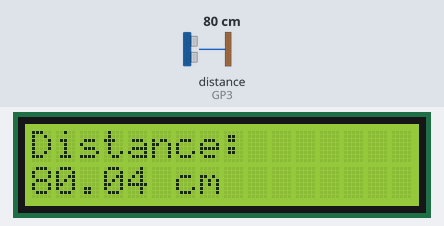
Simulated run of this program. Board: Raspberry Pi Pico running MicroPython. Parts: 16×2 character LCD. Inputs (shaded band) come from the test bench; at power-on: distance to the obstacle (sensor on GP3) 80 cm. The echo pulse lasts 58.3 µs per cm; library files of the repository ran but are not shown: i2c_lcd.py; what the program prints to the serial console is not drawn.

Above: at 1.2 s.
1.3 s: distance to the obstacle (sensor on GP3) set to 2 cm
At 2.9 s:
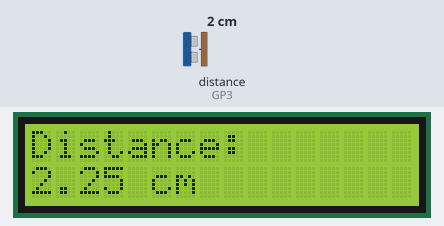
5.4 s: distance to the obstacle (sensor on GP3) set to 4 cm
At 6.7 s:
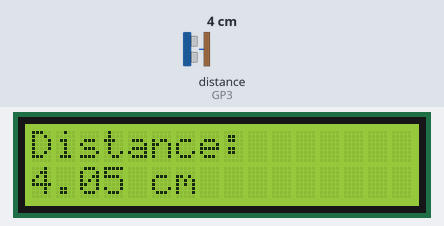
8.7 s: distance to the obstacle (sensor on GP3) set to 9 cm
At 9.6 s:
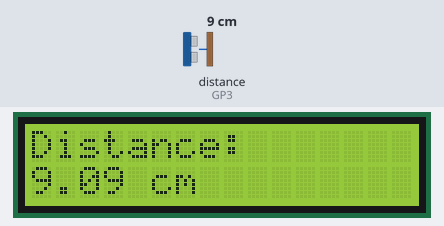
Timing chart, 0 to 11.7 s (numbered marks = the images above; inputs shaded):
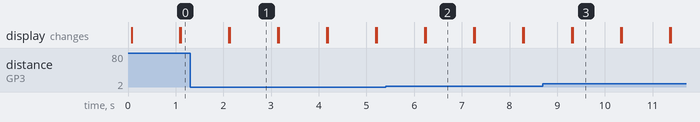

The program:

I2C_text_ultrasonic.py
```python
import time
from machine import Pin, I2C
from i2c_lcd import I2cLcd

# Define I2C pins and address
I2C_ADDR = 0x27
i2c = I2C(0, sda=Pin(4), scl=Pin(5), freq=400000)

# Initialize the LCD
lcd = I2cLcd(i2c, I2C_ADDR, 2, 16)

# Define pins for the ultrasonic sensor
trigger = Pin(2, Pin.OUT)
echo = Pin(3, Pin.IN)

def get_distance():
    # Send a 10us pulse to trigger the measurement
    trigger.low()
    time.sleep_us(2)
    trigger.high()
    time.sleep_us(10)
    trigger.low()

    # Measure the time for the echo signal
    while echo.value() == 0:
        pulse_start = time.ticks_us()
    while echo.value() == 1:
        pulse_end = time.ticks_us()

    pulse_duration = time.ticks_diff(pulse_end, pulse_start)

    # Calculate distance in centimeters
    distance = (pulse_duration * 0.0343) / 2

    return distance

# Main loop
while True:
    distance = get_distance()
    print("Distance: {:.2f} cm".format(distance))
    lcd.clear()
    lcd.putstr("Distance:\n{:.2f} cm".format(distance))
    time.sleep(1)
```

Measured:
- after the input at 1.3 s, the display: first differs from a run without the input after 0.84 s (image 1)
- after the input at 5.4 s, the display: first differs from a run without the input after 0.84 s (image 2)
- after the input at 8.7 s, the display: first differs from a run without the input after 0.63 s (image 3)
- what the display in image 1 shows lasts 1.0 s, from 2.1 s to 3.1 s
